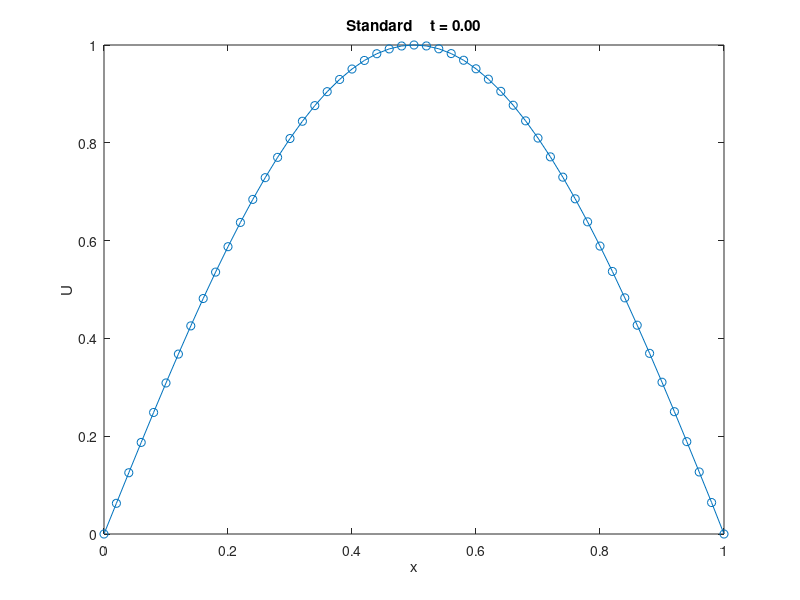
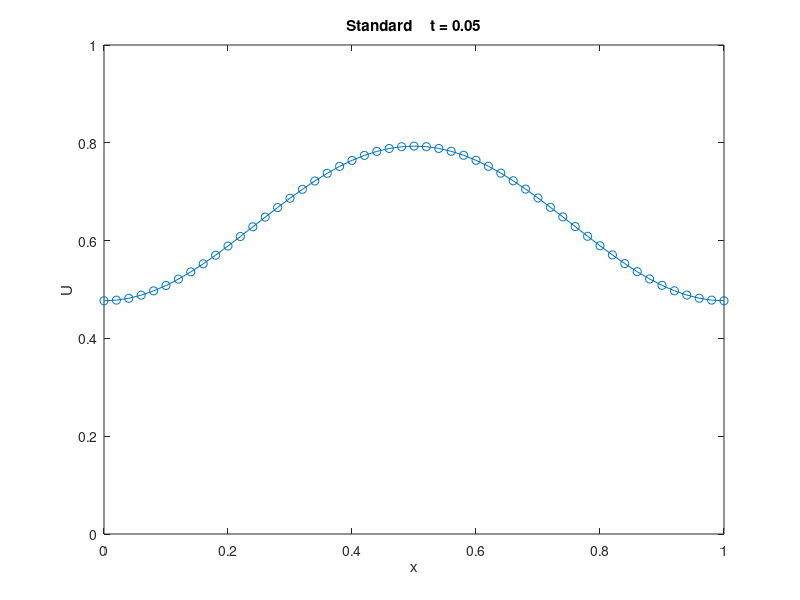
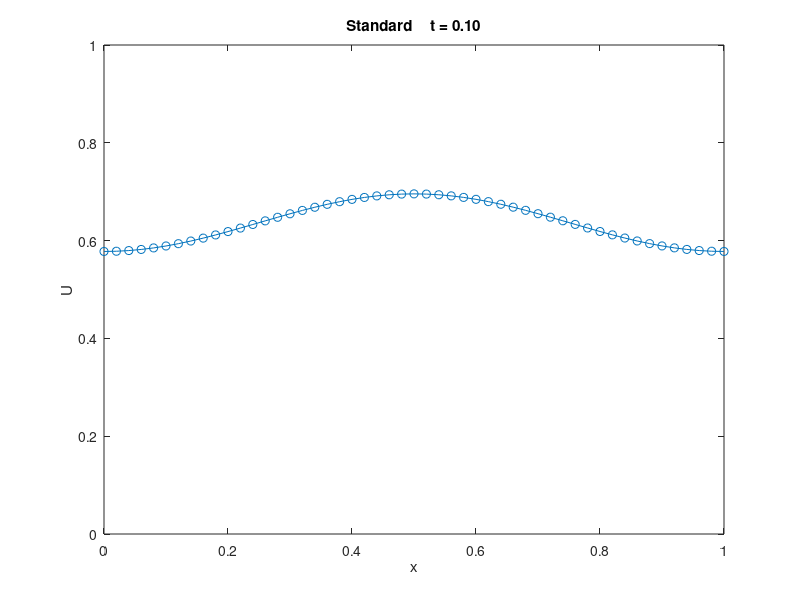
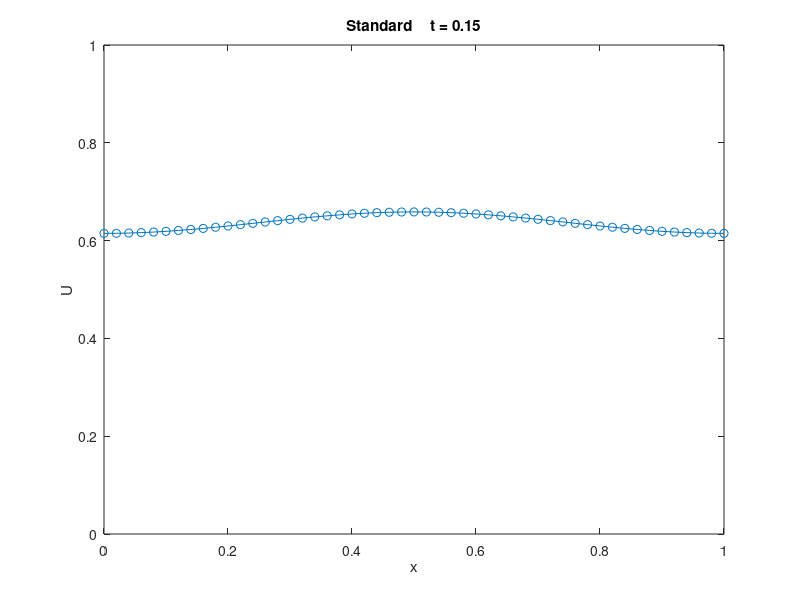

Reproduce these figures in MATLAB, in order. (Note: this script raises an error after producing the figures.)
## Heat Equation with periodic boundary conditions.
clf;
clc;
clear all;

addpath('./mole_MATLAB/')

#### Settings #####
N = 50; # number of grid points

explicit = 1;
plots = true;
plot_frequency = 5 * N;
skip_standard = false;


##################################

## Shared problem parameters #####

## Heat Equation
alpha = 0.5; # thermal diffusivity.

# X Domain
a = 0;
b = 1;


# Time Domain
t0 = 0;
tf = 0.5;

##################################

## Implicit "Standard" Finite Differences Approach

# X discretization
dx = (b-a)/N;
x = [0:dx:(b-dx)]'; # solution domain is u(0) to u(N) {u(x(0)) = u(x(N+1))}
x_display = [x; b];

# Time discretization
t = t0;
dt = (dx^2) / (4 * alpha); # Use same timestep as mimetic code.

timesteps = 0;

# Initial Condition
u0 = sin(3.14 * x);
u_display = [u0; u0(1)];
u = u0;
unew = u0;

# Finite Difference Operator Matrix
v = alpha*dt/dx^2;
a0 = v*ones(N, 1);
a1 = -2*v*ones(N, 1);
A = spdiags([a0 a1 a0], [-1 0 1], N, N);
A(1, N) = v;
A(N, 1) = v;

if (explicit)
  FD = speye(size(A)) + A;
else
  FD = speye(size(A)) - A;
endif

figures_so_far = 1;

if (skip_standard == 0)
# Integrate
while (t < tf)
    # update U
    if (explicit)
      unew = FD * u;
    else
      unew = FD \ u;
    endif

    # timestep
    timesteps = timesteps+1;
    t = timesteps*dt;

    # Make a plot every few timesteps and on the last timestep.
    if (plots && (mod(timesteps-1, plot_frequency) == 0 || t >= tf))
      u_display = [u; u(1)];
      figure(figures_so_far);
      figures_so_far = figures_so_far + 1;
      plot(x_display, u_display, 'o-');
      str = sprintf('Standard \t t = %.2f', t);
      title(str)
      xlabel('x')
      ylabel('U')
      xlim([a b]);
      ylim([0 1]);
    endif

    u = unew;
end
endif
##################################


## Implicit Mimetic Finite Differences Approach

# X discretization
N = (N ); # chosen so FD and MFD matrix have same dimensions
dx = (b-a)/N;
x = [a (a+dx/2):dx:(b-dx/2) b]';
x_display = [x; b];

# Time discretization
t = t0;
timesteps = 0;
dt = dx^2/(4*alpha); # Von Neumann Stability Criterion

# Initial Condition
u0 = sin(3.14 * x);
u0(1) = 0; # first/last index holds B.C, we want 0.
u0(end) = 0;
u_display = [u0; u0(1)];
u = u0;
unew = u0;

# Mimetic Operator Matrix
order = 2;

# Instead of using MOLE's lap(), construct laplacian from div and grad ourselves.
# This lets us impose boundary conditions on D and G as needed.
D = div(order, N, dx); % 1D Mimetic divergence operator
G = grad(order, N, dx);

% Periodic BC imposed on the divergence operator
D(1,2) = 1/(2*dx);
D(1,end-1) = -1/(2*dx);
D(end,2) = 1/(2*dx);
D(end,end-1) = -1/(2*dx);

# Periodic BC imposed on the gradient operator
temp = G(end, :);
G(end,:) = G(end,:) - G(1,:);
G(1,:) = G(1,:) - temp;

L = D*G;

if (explicit)
  MFD = speye(size(L)) + alpha*dt*L;
else
  MFD = speye(size(L)) - alpha*dt*L;
endif

# Integrate
while (t < tf)
    # update U
    if (explicit)
      unew = MFD * u;
    else
      unew = MFD \ u;
    endif

    # timestep
    timesteps = timesteps+1;
    t = timesteps*dt;

    # Make a plot every few timesteps and on the last timestep.
    if (plots && (mod(timesteps-1, plot_frequency) == 0 || t >= tf))
      figure(figures_so_far);
      figures_so_far = figures_so_far + 1;
      plot(x, u, 'o-');
      str = sprintf('Mimetic \t t = %.2f', t);
      title(str)
      xlabel('x')
      ylabel('U')
      xlim([a b]);
      ylim([0 1]);
    endif

    u = unew;
end

##################################
